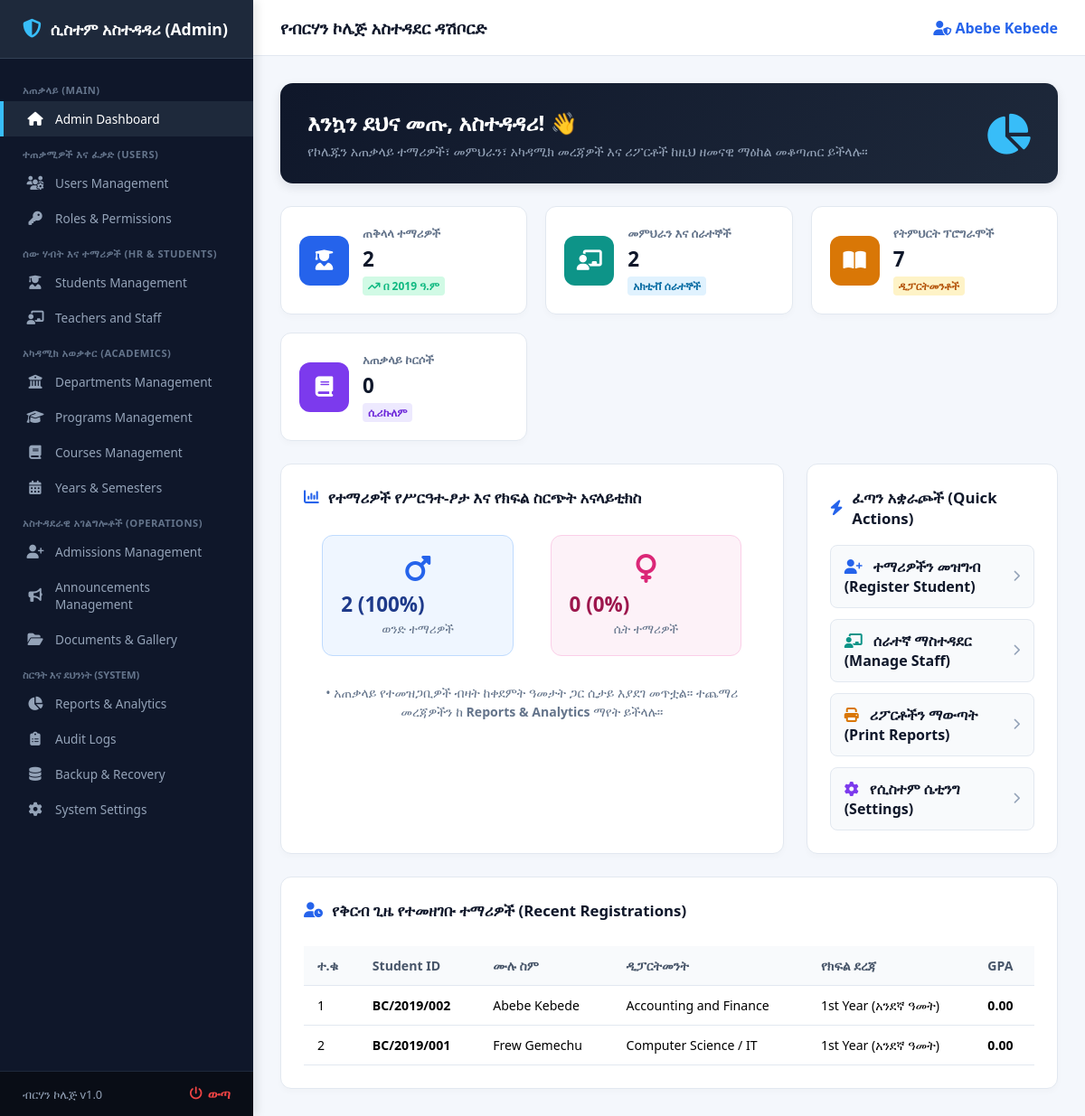
The app's page /admin/dashboard.php (signed in) with its own data.
### tables this page shows
CREATE TABLE `students` (
  `id` int(11) NOT NULL,
  `student_id` varchar(50) NOT NULL,
  `full_name` varchar(150) NOT NULL,
  `department` varchar(100) DEFAULT NULL,
  `year_level` varchar(50) DEFAULT NULL,
  `gpa` decimal(3,2) DEFAULT 0.00,
  `created_at` timestamp NOT NULL DEFAULT current_timestamp(),
  `reference_code` varchar(100) DEFAULT NULL,
  `gender` varchar(20) DEFAULT NULL,
  `phone` varchar(50) DEFAULT NULL,
  `academic_year` varchar(50) DEFAULT NULL,
  `status` varchar(30) DEFAULT 'Active',
  `dob` date DEFAULT NULL,
  `username` varchar(100) DEFAULT NULL,
  `password` varchar(255) DEFAULT NULL,
  `document_path` varchar(255) DEFAULT NULL,
  `date_of_birth` date DEFAULT NULL,
  `email` varchar(100) DEFAULT NULL
);

### admin/dashboard.php (the view, shortened to what this page needs)
<?php
require_once '../config/config.php';
$admin_name = $_SESSION['admin_name'] ?? 'System Admin';
$total_students = 0;
$total_teachers = 0;
$total_departments = 0;
$total_courses = 0;
$male_students = 0;
$female_students = 0;
try {
    $total_students = $pdo->query("SELECT COUNT(*) FROM students")->fetchColumn() ?: 0;
    $total_teachers = $pdo->query("SELECT COUNT(*) FROM staff_teachers")->fetchColumn() ?: 0;
    $total_departments = $pdo->query("SELECT COUNT(*) FROM programs")->fetchColumn() ?: 0;
    $total_courses = $pdo->query("SELECT COUNT(*) FROM courses")->fetchColumn() ?: 0;
    $male_students = $pdo->query("SELECT COUNT(*) FROM students WHERE gender = 'Male' OR gender = 'ወንድ'")->fetchColumn() ?: round($total_students * 0.52);
    $female_students = $total_students - $male_students;
} catch (PDOException $e) {}
$male_percent = $total_students > 0 ? round(($male_students / $total_students) * 100) : 52;
$female_percent = 100 - $male_percent;
$recent_students = [];
try {
    $recent_students = $pdo->query("SELECT * FROM students ORDER BY id DESC LIMIT 5")->fetchAll(PDO::FETCH_ASSOC);
} catch (Exception $e) {}
?>
<!DOCTYPE html>
<html lang="am">
<head>
    <link rel="stylesheet" href="https://cdnjs.cloudflare.com/ajax/libs/font-awesome/6.4.0/css/all.min.css">
</head>
<body>
    <?php include 'sidebar.php'; ?>
    <div class="main-container">
        <div class="topbar">
            <h3>የብርሃን ኮሌጅ አስተዳደር ዳሽቦርድ</h3>
            <span style="font-weight: 600; color: #2563eb;"><i class="fa-solid fa-user-shield"></i> <?php echo htmlspecialchars($admin_name); ?></span>
        </div>
        <div class="content-body">
            <div class="welcome-banner">
                <div>
                    <h1>እንኳን ደህና መጡ, አስተዳዳሪ! 👋</h1>
                    <p>የኮሌጁን አጠቃላይ ተማሪዎች፣ መምህራን፣ አካዳሚክ መረጃዎች እና ሪፖርቶች ከዚህ ዘመናዊ ማዕከል መቆጣጠር ይችላሉ።</p>
                </div>
                <div style="font-size: 2.8rem; color: #38bdf8;"><i class="fa-solid fa-chart-pie"></i></div>
            </div>
            <div class="stats-grid">
                <div class="stat-card">
                    <div class="stat-icon" style="background: #2563eb;"><i class="fa-solid fa-user-graduate"></i></div>
                    <div class="stat-info">
                        <h4>ጠቅላላ ተማሪዎች</h4>
                        <h2><?php echo number_format($total_students); ?></h2>
                        <span class="stat-badge"><i class="fa-solid fa-arrow-trend-up"></i> በ 2019 ዓ.ም</span>
                    </div>
                </div>
                <div class="stat-card">
                    <div class="stat-icon" style="background: #0d9488;"><i class="fa-solid fa-chalkboard-user"></i></div>
                    <div class="stat-info">
                        <h4>መምህራን እና ሰራተኞች</h4>
                        <h2><?php echo number_format($total_teachers); ?></h2>
                        <span class="stat-badge" style="background:#e0f2fe; color:#0369a1;">አክቲቭ ሰራተኞች</span>
                    </div>
                </div>
                <div class="stat-card">
                    <div class="stat-icon" style="background: #d97706;"><i class="fa-solid fa-book-open"></i></div>
                    <div class="stat-info">
                        <h4>የትምህርት ፕሮግራሞች</h4>
                        <h2><?php echo number_format($total_departments); ?></h2>
                        <span class="stat-badge" style="background:#fef3c7; color:#b45309;">ዲፓርትመንቶች</span>
                    </div>
                </div>
                <div class="stat-card">
                    <div class="stat-icon" style="background: #7c3aed;"><i class="fa-solid fa-book"></i></div>
                    <div class="stat-info">
                        <h4>አጠቃላይ ኮርሶች</h4>
                        <h2><?php echo number_format($total_courses); ?></h2>
                        <span class="stat-badge" style="background:#ede9fe; color:#6d28d9;">ሲሪኩለም</span>
                    </div>
                </div>
            </div>
            <div class="analytics-row">
                <div class="card">
                    <h3><i class="fa-solid fa-chart-column"></i> የተማሪዎች የሥርዓተ-ፆታ እና የክፍል ስርጭት አናላይቲክስ</h3>
                    <div style="display: flex; justify-content: space-around; align-items: center; margin: 30px 0; text-align: center;">
                        <div style="background: #eff6ff; padding: 20px; border-radius: 12px; width: 42%; border: 1px solid #bfdbfe;">
                            <i class="fa-solid fa-mars" style="font-size: 2rem; color: #2563eb; margin-bottom: 8px;"></i>
                            <h3 style="color: #1e3a8a; font-size: 1.4rem; margin-bottom: 2px;"><?php echo $male_students; ?> (<?php echo $male_percent; ?>%)</h3>
                            <p style="color: #64748b; font-size: 0.85rem;">ወንድ ተማሪዎች</p>
                        </div>
                        <div style="background: #fdf2f8; padding: 20px; border-radius: 12px; width: 42%; border: 1px solid #fbcfe8;">
                            <i class="fa-solid fa-venus" style="font-size: 2rem; color: #db2777; margin-bottom: 8px;"></i>
                            <h3 style="color: #9d174d; font-size: 1.4rem; margin-bottom: 2px;"><?php echo $female_students; ?> (<?php echo $female_percent; ?>%)</h3>
                            <p style="color: #64748b; font-size: 0.85rem;">ሴት ተማሪዎች</p>
                        </div>
                    </div>
                    <p style="color: #64748b; font-size: 0.88rem; line-height: 1.5; text-align: center;">
                        • አጠቃላይ የተመዝጋቢዎች ብዛት ከቀደምት ዓመታት ጋር ሲታይ እያደገ መጥቷል። ተጨማሪ መረጃዎችን ከ <b>Reports & Analytics</b> ማየት ይችላሉ።
                    </p>
                </div>
                <div class="card">
                    <h3><i class="fa-solid fa-bolt"></i> ፈጣን አቋራጮች (Quick Actions)</h3>
                    <div style="display: flex; flex-direction: column; gap: 12px; margin-top: 15px;">
                        <a href="academics.php" style="background: #f8fafc; padding: 12px 15px; border-radius: 8px; border: 1px solid #e2e8f0; text-decoration: none; color: #0f172a; font-weight: 600; display: flex; align-items: center; justify-content: space-between; transition: 0.2s;">
                            <span><i class="fa-solid fa-user-plus" style="color: #2563eb; margin-right: 8px;"></i> ተማሪዎችን መዝግብ (Register Student)</span>
                            <i class="fa-solid fa-chevron-right" style="font-size: 0.8rem; color: #94a3b8;"></i>
                        </a>
                        <a href="staff.php" style="background: #f8fafc; padding: 12px 15px; border-radius: 8px; border: 1px solid #e2e8f0; text-decoration: none; color: #0f172a; font-weight: 600; display: flex; align-items: center; justify-content: space-between; transition: 0.2s;">
                            <span><i class="fa-solid fa-chalkboard-user" style="color: #0d9488; margin-right: 8px;"></i> ሰራተኛ ማስተዳደር (Manage Staff)</span>
                            <i class="fa-solid fa-chevron-right" style="font-size: 0.8rem; color: #94a3b8;"></i>
                        </a>
                        <a href="reports.php" style="background: #f8fafc; padding: 12px 15px; border-radius: 8px; border: 1px solid #e2e8f0; text-decoration: none; color: #0f172a; font-weight: 600; display: flex; align-items: center; justify-content: space-between; transition: 0.2s;">
                            <span><i class="fa-solid fa-print" style="color: #d97706; margin-right: 8px;"></i> ሪፖርቶችን ማውጣት (Print Reports)</span>
                            <i class="fa-solid fa-chevron-right" style="font-size: 0.8rem; color: #94a3b8;"></i>
                        </a>
                        <a href="system_settings.php" style="background: #f8fafc; padding: 12px 15px; border-radius: 8px; border: 1px solid #e2e8f0; text-decoration: none; color: #0f172a; font-weight: 600; display: flex; align-items: center; justify-content: space-between; transition: 0.2s;">
                            <span><i class="fa-solid fa-gear" style="color: #7c3aed; margin-right: 8px;"></i> የሲስተም ሴቲንግ (Settings)</span>
                            <i class="fa-solid fa-chevron-right" style="font-size: 0.8rem; color: #94a3b8;"></i>
                        </a>
                    </div>
                </div>
            </div>
            <div class="card">
                <h3><i class="fa-solid fa-user-clock"></i> የቅርብ ጊዜ የተመዘገቡ ተማሪዎች (Recent Registrations)</h3>
                <div style="overflow-x: auto;">
                    <table>
                        <thead>
                            <tr>
                                <th>ተ.ቁ</th>
                                <th>Student ID</th>
                                <th>ሙሉ ስም</th>
                                <th>ዲፓርትመንት</th>
                                <th>የክፍል ደረጃ</th>
                                <th>GPA</th>
                            </tr>
                        </thead>
                        <tbody>
                            <?php if(empty($recent_students)): ?>
                                <tr><td colspan="6" style="text-align:center; color:#64748b; padding:20px;">እስካሁን የተመዘገበ ተማሪ የለም።</td></tr>
                            <?php else: ?>
                                <?php $i=1; foreach($recent_students as $st): ?>
                                <tr>
                                    <td><?php echo $i++; ?></td>
                                    <td><strong><?php echo htmlspecialchars($st['student_id']); ?></strong></td>
                                    <td><?php echo htmlspecialchars($st['full_name']); ?></td>
                                    <td><?php echo htmlspecialchars($st['department']); ?></td>
                                    <td><?php echo htmlspecialchars($st['year_level']); ?></td>
                                    <td><strong><?php echo htmlspecialchars($st['gpa']); ?></strong></td>
                                </tr>
                                <?php endforeach; ?>
                            <?php endif; ?>
                        </tbody>
                    </table>
                </div>
            </div>
        </div>
    </div>
</body>
</html>

### admin/dashboard.php (style rules this page uses)
* { box-sizing: border-box; margin: 0; padding: 0; font-family: 'Segoe UI', Tahoma, Geneva, Verdana, sans-serif; }
body { background-color: #f4f7fc; display: flex; height: 100vh; overflow: hidden; }
.main-container { flex: 1; display: flex; flex-direction: column; margin-left: 280px; overflow: hidden; width: calc(100% - 280px); }
.topbar { background: #fff; padding: 18px 30px; display: flex; justify-content: space-between; align-items: center; border-bottom: 1px solid #e2e8f0; }
.topbar h3 { font-size: 1.15rem; color: #0f172a; font-weight: 700; }
.content-body { padding: 30px; overflow-y: auto; flex: 1; }
.welcome-banner { background: linear-gradient(135deg, #0f172a, #1e293b); color: #fff; padding: 25px 30px; border-radius: 14px; margin-bottom: 25px; display: flex; justify-content: space-between; align-items: center; box-shadow: 0 4px 12px rgba(15,23,42,0.1); }
.welcome-banner h1 { font-size: 1.5rem; margin-bottom: 6px; }
.welcome-banner p { font-size: 0.9rem; color: #94a3b8; }
.stats-grid { display: grid; grid-template-columns: repeat(auto-fit, minmax(220px, 1fr)); gap: 20px; margin-bottom: 25px; }
.stat-card { background: #fff; padding: 20px; border-radius: 12px; box-shadow: 0 4px 6px rgba(0,0,0,0.02); border: 1px solid #e2e8f0; display: flex; align-items: center; gap: 15px; }
.stat-icon { width: 55px; height: 55px; border-radius: 12px; display: flex; align-items: center; justify-content: center; font-size: 1.4rem; color: #fff; }
.stat-info h4 { color: #64748b; font-size: 0.82rem; font-weight: 600; margin-bottom: 4px; }
.stat-info h2 { color: #0f172a; font-size: 1.4rem; font-weight: 700; }
.stat-badge { font-size: 0.75rem; color: #10b981; background: #d1fae5; padding: 2px 6px; border-radius: 4px; font-weight: 600; margin-top: 4px; display: inline-block; }
.analytics-row { display: grid; grid-template-columns: 2fr 1fr; gap: 25px; margin-bottom: 25px; }
.card { background: #fff; padding: 25px; border-radius: 12px; box-shadow: 0 4px 6px rgba(0,0,0,0.02); border: 1px solid #e2e8f0; }
.card h3 { color: #0f172a; margin-bottom: 18px; font-size: 1.05rem; display: flex; align-items: center; gap: 10px; }
.card h3 i { color: #2563eb; }
table { width: 100%; border-collapse: collapse; margin-top: 10px; white-space: nowrap; }
th, td { padding: 12px 15px; border-bottom: 1px solid #e2e8f0; text-align: left; font-size: 0.88rem; }
th { background: #f8fafc; color: #475569; font-weight: 600; }

### records on screen
students: student "BC/2019/002", full_name "Abebe Kebede", department "Accounting and Finance", year_level "1st Year (አንደኛ ዓመት)", gpa "0.00"
students: student "BC/2019/001", full_name "Frew Gemechu", department "Computer Science / IT", year_level "1st Year (አንደኛ ዓመት)", gpa "0.00"

### other values on screen
$admin_name "Abebe Kebede"
$total_students "2"
$total_teachers "2"
$total_departments "7"
$total_courses "0"
$male_students "2"
$male_percent "100"
$female_students "0"
$female_percent "0"
